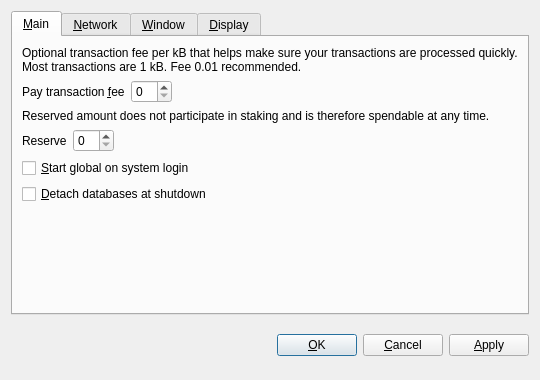
<?xml version="1.0" encoding="UTF-8"?>
<ui version="4.0">
 <class>OptionsDialog</class>
 <widget class="QDialog" name="OptionsDialog">
  <property name="geometry">
   <rect>
    <x>0</x>
    <y>0</y>
    <width>540</width>
    <height>380</height>
   </rect>
  </property>
  <property name="windowTitle">
   <string>Options</string>
  </property>
  <property name="modal">
   <bool>true</bool>
  </property>
  <layout class="QVBoxLayout" name="verticalLayout">
   <item>
    <widget class="QTabWidget" name="tabWidget">
     <property name="tabPosition">
      <enum>QTabWidget::North</enum>
     </property>
     <property name="currentIndex">
      <number>0</number>
     </property>
     <widget class="QWidget" name="tabMain">
      <attribute name="title">
       <string>&amp;Main</string>
      </attribute>
      <layout class="QVBoxLayout" name="verticalLayout_Main">
       <item>
        <widget class="QLabel" name="transactionFeeInfoLabel">
         <property name="text">
          <string>Optional transaction fee per kB that helps make sure your transactions are processed quickly. Most transactions are 1 kB. Fee 0.01 recommended.</string>
         </property>
         <property name="textFormat">
          <enum>Qt::PlainText</enum>
         </property>
         <property name="wordWrap">
          <bool>true</bool>
         </property>
        </widget>
       </item>
       <item>
        <layout class="QHBoxLayout" name="horizontalLayoutFee">
         <item>
          <widget class="QLabel" name="transactionFeeLabel">
           <property name="text">
            <string>Pay transaction &amp;fee</string>
           </property>
           <property name="textFormat">
            <enum>Qt::PlainText</enum>
           </property>
           <property name="buddy">
            <cstring>transactionFee</cstring>
           </property>
          </widget>
         </item>
         <item>
          <widget class="BitcoinAmountField" name="transactionFee"/>
         </item>
         <item>
          <spacer name="horizontalSpacerFee">
           <property name="orientation">
            <enum>Qt::Horizontal</enum>
           </property>
           <property name="sizeHint" stdset="0">
            <size>
             <width>40</width>
             <height>20</height>
            </size>
           </property>
          </spacer>
         </item>
        </layout>
       </item>
       <item>
        <widget class="QLabel" name="reserveBalanceInfoLabel">
         <property name="text">
          <string>Reserved amount does not participate in staking and is therefore spendable at any time.</string>
         </property>
         <property name="textFormat">
          <enum>Qt::PlainText</enum>
         </property>
         <property name="wordWrap">
          <bool>true</bool>
         </property>
        </widget>
       </item>
       <item>
        <layout class="QHBoxLayout" name="horizontalLayoutReserveBalance">
         <item>
          <widget class="QLabel" name="reserveBalanceLabel">
           <property name="text">
            <string>Reserve</string>
           </property>
           <property name="textFormat">
            <enum>Qt::PlainText</enum>
           </property>
           <property name="buddy">
            <cstring>reserveBalance</cstring>
           </property>
          </widget>
         </item>
         <item>
          <widget class="BitcoinAmountField" name="reserveBalance"/>
         </item>
         <item>
          <spacer name="horizontalSpacerReserveBalance">
           <property name="orientation">
            <enum>Qt::Horizontal</enum>
           </property>
           <property name="sizeHint" stdset="0">
            <size>
             <width>40</width>
             <height>20</height>
            </size>
           </property>
          </spacer>
         </item>
        </layout>
       </item>
       <item>
        <widget class="QCheckBox" name="bitcoinAtStartup">
         <property name="toolTip">
          <string>Automatically start global after logging in to the system.</string>
         </property>
         <property name="text">
          <string>&amp;Start global on system login</string>
         </property>
        </widget>
       </item>
       <item>
        <widget class="QCheckBox" name="detachDatabases">
         <property name="toolTip">
          <string>Detach block and address databases at shutdown. This means they can be moved to another data directory, but it slows down shutdown. The wallet is always detached.</string>
         </property>
         <property name="text">
          <string>&amp;Detach databases at shutdown</string>
         </property>
        </widget>
       </item>
       <item>
        <spacer name="verticalSpacer_Main">
         <property name="orientation">
          <enum>Qt::Vertical</enum>
         </property>
         <property name="sizeHint" stdset="0">
          <size>
           <width>20</width>
           <height>40</height>
          </size>
         </property>
        </spacer>
       </item>
      </layout>
     </widget>
     <widget class="QWidget" name="tabNetwork">
      <attribute name="title">
       <string>&amp;Network</string>
      </attribute>
      <layout class="QVBoxLayout" name="verticalLayout_Network">
       <item>
        <widget class="QCheckBox" name="mapPortUpnp">
         <property name="toolTip">
          <string>Automatically open the global client port on the router. This only works when your router supports UPnP and it is enabled.</string>
         </property>
         <property name="text">
          <string>Map port using &amp;UPnP</string>
         </property>
        </widget>
       </item>
       <item>
        <widget class="QCheckBox" name="connectSocks">
         <property name="toolTip">
          <string>Connect to the global network through a SOCKS proxy (e.g. when connecting through Tor).</string>
         </property>
         <property name="text">
          <string>&amp;Connect through SOCKS proxy:</string>
         </property>
        </widget>
       </item>
       <item>
        <layout class="QHBoxLayout" name="horizontalLayout_Network">
         <item>
          <widget class="QLabel" name="proxyIpLabel">
           <property name="text">
            <string>Proxy &amp;IP:</string>
           </property>
           <property name="textFormat">
            <enum>Qt::PlainText</enum>
           </property>
           <property name="buddy">
            <cstring>proxyIp</cstring>
           </property>
          </widget>
         </item>
         <item>
          <widget class="QValidatedLineEdit" name="proxyIp">
           <property name="maximumSize">
            <size>
             <width>140</width>
             <height>16777215</height>
            </size>
           </property>
           <property name="toolTip">
            <string>IP address of the proxy (e.g. 127.0.0.1)</string>
           </property>
          </widget>
         </item>
         <item>
          <widget class="QLabel" name="proxyPortLabel">
           <property name="text">
            <string>&amp;Port:</string>
           </property>
           <property name="textFormat">
            <enum>Qt::PlainText</enum>
           </property>
           <property name="buddy">
            <cstring>proxyPort</cstring>
           </property>
          </widget>
         </item>
         <item>
          <widget class="QLineEdit" name="proxyPort">
           <property name="maximumSize">
            <size>
             <width>55</width>
             <height>16777215</height>
            </size>
           </property>
           <property name="toolTip">
            <string>Port of the proxy (e.g. 9050)</string>
           </property>
          </widget>
         </item>
         <item>
          <widget class="QLabel" name="socksVersionLabel">
           <property name="text">
            <string>SOCKS &amp;Version:</string>
           </property>
           <property name="textFormat">
            <enum>Qt::PlainText</enum>
           </property>
           <property name="buddy">
            <cstring>socksVersion</cstring>
           </property>
          </widget>
         </item>
         <item>
          <widget class="QValueComboBox" name="socksVersion">
           <property name="toolTip">
            <string>SOCKS version of the proxy (e.g. 5)</string>
           </property>
          </widget>
         </item>
         <item>
          <spacer name="horizontalSpacer_Network">
           <property name="orientation">
            <enum>Qt::Horizontal</enum>
           </property>
           <property name="sizeHint" stdset="0">
            <size>
             <width>40</width>
             <height>20</height>
            </size>
           </property>
          </spacer>
         </item>
        </layout>
       </item>
       <item>
        <spacer name="verticalSpacer_Network">
         <property name="orientation">
          <enum>Qt::Vertical</enum>
         </property>
         <property name="sizeHint" stdset="0">
          <size>
           <width>20</width>
           <height>40</height>
          </size>
         </property>
        </spacer>
       </item>
      </layout>
     </widget>
     <widget class="QWidget" name="tabWindow">
      <attribute name="title">
       <string>&amp;Window</string>
      </attribute>
      <layout class="QVBoxLayout" name="verticalLayout_Window">
       <item>
        <widget class="QCheckBox" name="minimizeToTray">
         <property name="toolTip">
          <string>Show only a tray icon after minimizing the window.</string>
         </property>
         <property name="text">
          <string>&amp;Minimize to the tray instead of the taskbar</string>
         </property>
        </widget>
       </item>
       <item>
        <widget class="QCheckBox" name="minimizeOnClose">
         <property name="toolTip">
          <string>Minimize instead of exit the application when the window is closed. When this option is enabled, the application will be closed only after selecting Quit in the menu.</string>
         </property>
         <property name="text">
          <string>M&amp;inimize on close</string>
         </property>
        </widget>
       </item>
       <item>
        <spacer name="verticalSpacer_Window">
         <property name="orientation">
          <enum>Qt::Vertical</enum>
         </property>
         <property name="sizeHint" stdset="0">
          <size>
           <width>20</width>
           <height>40</height>
          </size>
         </property>
        </spacer>
       </item>
      </layout>
     </widget>
     <widget class="QWidget" name="tabDisplay">
      <attribute name="title">
       <string>&amp;Display</string>
      </attribute>
      <layout class="QVBoxLayout" name="verticalLayout_Display">
       <item>
        <layout class="QHBoxLayout" name="horizontalLayout_1_Display">
         <item>
          <widget class="QLabel" name="langLabel">
           <property name="text">
            <string>User Interface &amp;language:</string>
           </property>
           <property name="textFormat">
            <enum>Qt::PlainText</enum>
           </property>
           <property name="buddy">
            <cstring>lang</cstring>
           </property>
          </widget>
         </item>
         <item>
          <widget class="QValueComboBox" name="lang">
           <property name="toolTip">
            <string>The user interface language can be set here. This setting will take effect after restarting global.</string>
           </property>
          </widget>
         </item>
        </layout>
       </item>
       <item>
        <layout class="QHBoxLayout" name="horizontalLayout_2_Display">
         <item>
          <widget class="QLabel" name="unitLabel">
           <property name="text">
            <string>&amp;Unit to show amounts in:</string>
           </property>
           <property name="textFormat">
            <enum>Qt::PlainText</enum>
           </property>
           <property name="buddy">
            <cstring>unit</cstring>
           </property>
          </widget>
         </item>
         <item>
          <widget class="QValueComboBox" name="unit">
           <property name="toolTip">
            <string>Choose the default subdivision unit to show in the interface and when sending coins.</string>
           </property>
          </widget>
         </item>
        </layout>
       </item>
       <item>
        <widget class="QCheckBox" name="displayAddresses">
         <property name="toolTip">
          <string>Whether to show global addresses in the transaction list or not.</string>
         </property>
         <property name="text">
          <string>&amp;Display addresses in transaction list</string>
         </property>
        </widget>
       </item>
       <item>
        <widget class="QCheckBox" name="coinControlFeatures">
         <property name="toolTip">
          <string>Whether to show coin control features or not.</string>
         </property>
         <property name="text">
          <string>Display coin &amp;control features (experts only!)</string>
         </property>
        </widget>
       </item>
       <item>
        <spacer name="verticalSpacer_Display">
         <property name="orientation">
          <enum>Qt::Vertical</enum>
         </property>
         <property name="sizeHint" stdset="0">
          <size>
           <width>20</width>
           <height>40</height>
          </size>
         </property>
        </spacer>
       </item>
      </layout>
     </widget>
    </widget>
   </item>
   <item>
    <layout class="QHBoxLayout" name="horizontalLayout_Buttons">
     <item>
      <spacer name="horizontalSpacer_1">
       <property name="orientation">
        <enum>Qt::Horizontal</enum>
       </property>
       <property name="sizeHint" stdset="0">
        <size>
         <width>40</width>
         <height>48</height>
        </size>
       </property>
      </spacer>
     </item>
     <item>
      <widget class="QLabel" name="statusLabel">
       <property name="font">
        <font>
         <weight>50</weight>
         <bold>false</bold>
        </font>
       </property>
       <property name="text">
        <string/>
       </property>
       <property name="textFormat">
        <enum>Qt::PlainText</enum>
       </property>
       <property name="wordWrap">
        <bool>true</bool>
       </property>
      </widget>
     </item>
     <item>
      <spacer name="horizontalSpacer_2">
       <property name="orientation">
        <enum>Qt::Horizontal</enum>
       </property>
       <property name="sizeHint" stdset="0">
        <size>
         <width>40</width>
         <height>48</height>
        </size>
       </property>
      </spacer>
     </item>
     <item>
      <widget class="QPushButton" name="okButton">
       <property name="text">
        <string>&amp;OK</string>
       </property>
      </widget>
     </item>
     <item>
      <widget class="QPushButton" name="cancelButton">
       <property name="text">
        <string>&amp;Cancel</string>
       </property>
       <property name="autoDefault">
        <bool>false</bool>
       </property>
      </widget>
     </item>
     <item>
      <widget class="QPushButton" name="applyButton">
       <property name="text">
        <string>&amp;Apply</string>
       </property>
       <property name="autoDefault">
        <bool>false</bool>
       </property>
      </widget>
     </item>
    </layout>
   </item>
  </layout>
 </widget>
 <customwidgets>
  <customwidget>
   <class>BitcoinAmountField</class>
   <extends>QSpinBox</extends>
   <header>bitcoinamountfield.h</header>
   <container>1</container>
  </customwidget>
  <customwidget>
   <class>QValueComboBox</class>
   <extends>QComboBox</extends>
   <header>qvaluecombobox.h</header>
  </customwidget>
  <customwidget>
   <class>QValidatedLineEdit</class>
   <extends>QLineEdit</extends>
   <header>qvalidatedlineedit.h</header>
  </customwidget>
 </customwidgets>
 <resources/>
 <connections/>
</ui>
